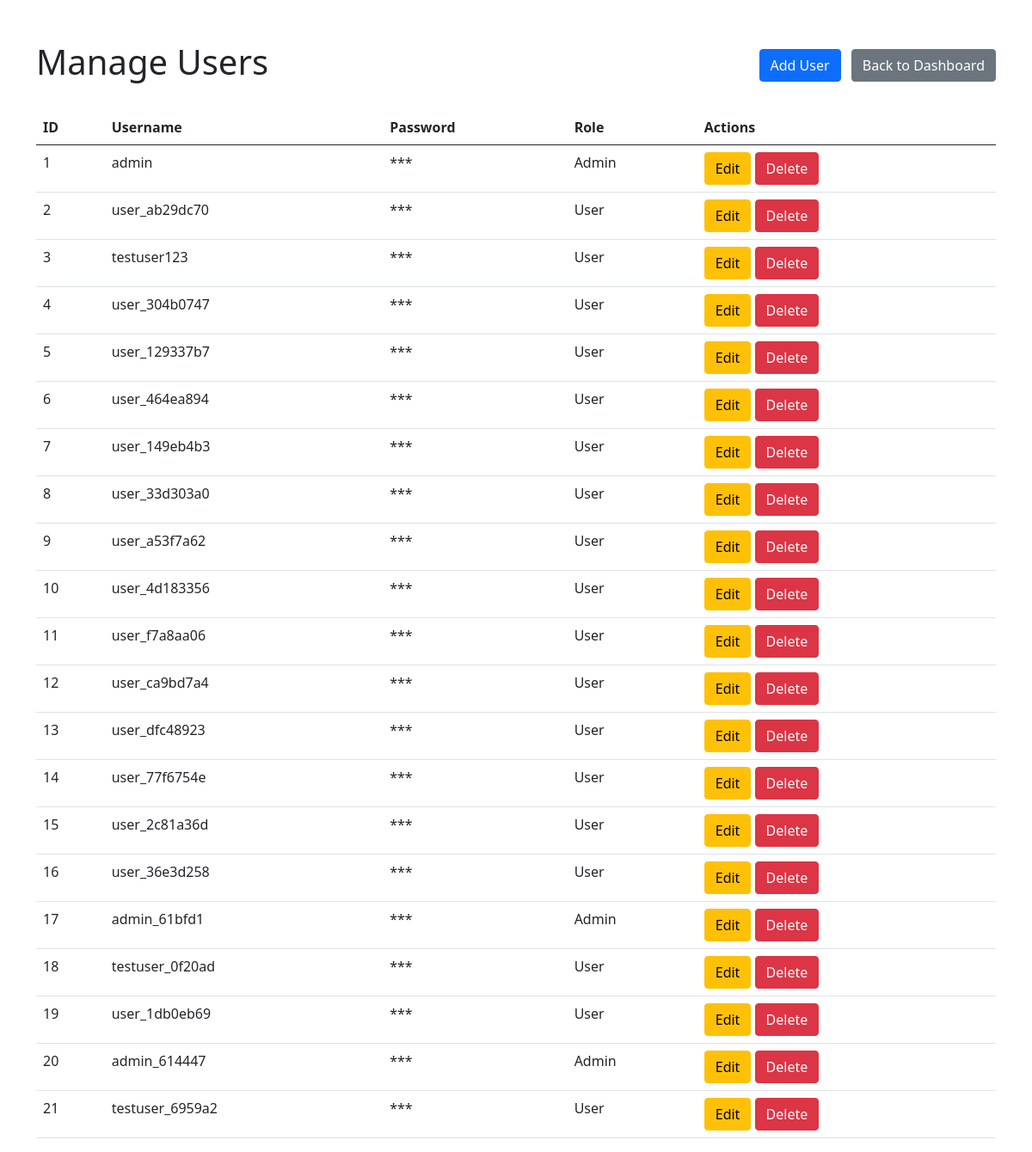
Page /users (signed in) on the earlier database version.
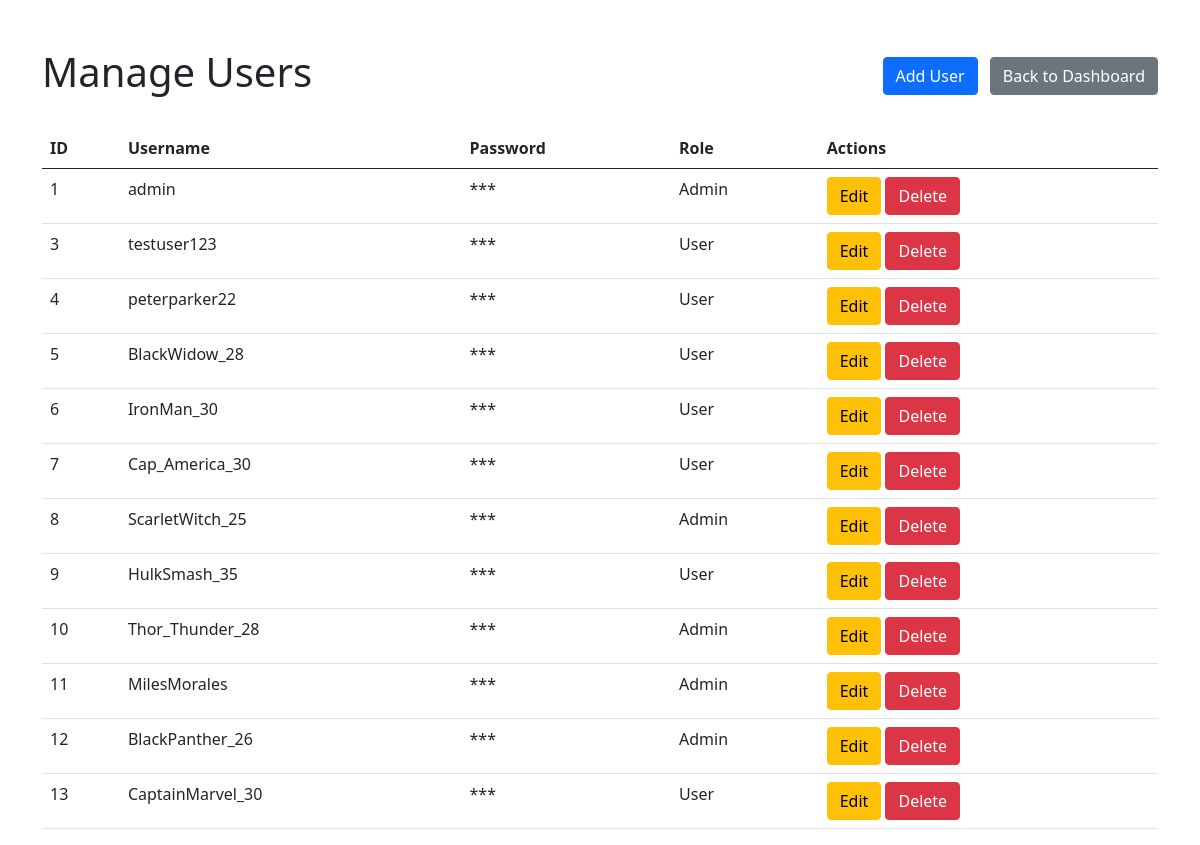
Same page on the later database version.
### models.py (models this page shows)
class User(Base):
    __tablename__ = "users"
    id = Column(Integer, primary_key=True, index=True)
    username = Column(String, unique=True, index=True)
    hashed_password = Column(String)
    is_admin = Column(Boolean, default=False)
    apprentices = relationship("Apprentice", back_populates="creator")

### main.py (the view)
@app.get("/users", response_model=List[UserResponse])
async def get_users(
    request: Request,
    db: Session = Depends(get_db),
    user: UserResponse = Depends(get_current_user),
):
    is_admin(user)
    users = db.query(User).all()
    return templates.TemplateResponse(
        "users.html", {"request": request, "users": users, "is_admin": user.is_admin}
    )

### templates/users.html (shortened to what this page needs)
<!DOCTYPE html>
<html lang="en">
  <head>
    <link
      href="https://cdn.jsdelivr.net/npm/bootstrap@5.0.2/dist/css/bootstrap.min.css"
      rel="stylesheet"
    />
  </head>
  <body>
    <div class="container mt-5">
      <div class="d-flex justify-content-between align-items-center mb-4">
        <h1>Manage Users</h1>
        <div>
          <button
            class="btn btn-primary me-2"
            data-bs-toggle="modal"
            data-bs-target="#addUserModal"
          >
            Add User
          </button>
          <a href="/dashboard" class="btn btn-secondary">Back to Dashboard</a>
        </div>
      </div>
      <div class="table-responsive">
        <table class="table">
          <thead>
            <tr>
              <th>ID</th>
              <th>Username</th>
              <th>Password</th>
              <th>Role</th>
              <th>Actions</th>
            </tr>
          </thead>
          <tbody id="user-table-body">
            {% for user in users %}
            <tr>
              <td>{{ user.id }}</td>
              <td>{{ user.username }}</td>
              <td>***</td>
              <td>{{ 'Admin' if user.is_admin else 'User' }}</td>
              <td>
                <button
                  class="btn btn-warning"
                  onclick="editUser({{ user.id }})"
                >
                  Edit
                </button>
                <button
                  class="btn btn-danger"
                  onclick="confirmDeleteUser({{ user.id }})"
                >
                  Delete
                </button>
              </td>
            </tr>
            {% endfor %}
          </tbody>
        </table>
      </div>
    </div>
  </body>
</html>

Differences in the rows shown:
removed User: id "2", username "user_ab29dc70", is_admin "User"
removed User: id "14", username "user_77f6754e", is_admin "User"
removed User: id "15", username "user_2c81a36d", is_admin "User"
removed User: id "16", username "user_36e3d258", is_admin "User"
removed User: id "17", username "admin_61bfd1", is_admin "Admin"
removed User: id "18", username "testuser_0f20ad", is_admin "User"
removed User: id "19", username "user_1db0eb69", is_admin "User"
removed User: id "20", username "admin_614447", is_admin "Admin"
removed User: id "21", username "testuser_6959a2", is_admin "User"
changed User id 4: username "user_304b0747" → "peterparker22"
changed User id 5: username "user_129337b7" → "BlackWidow_28"
changed User id 6: username "user_464ea894" → "IronMan_30"
changed User id 7: username "user_149eb4b3" → "Cap_America_30"
changed User id 8: username "user_33d303a0" → "ScarletWitch_25"; is_admin "User" → "Admin"
changed User id 9: username "user_a53f7a62" → "HulkSmash_35"
changed User id 10: username "user_4d183356" → "Thor_Thunder_28"; is_admin "User" → "Admin"
changed User id 11: username "user_f7a8aa06" → "MilesMorales"; is_admin "User" → "Admin"
changed User id 12: username "user_ca9bd7a4" → "BlackPanther_26"; is_admin "User" → "Admin"
changed User id 13: username "user_dfc48923" → "CaptainMarvel_30"
